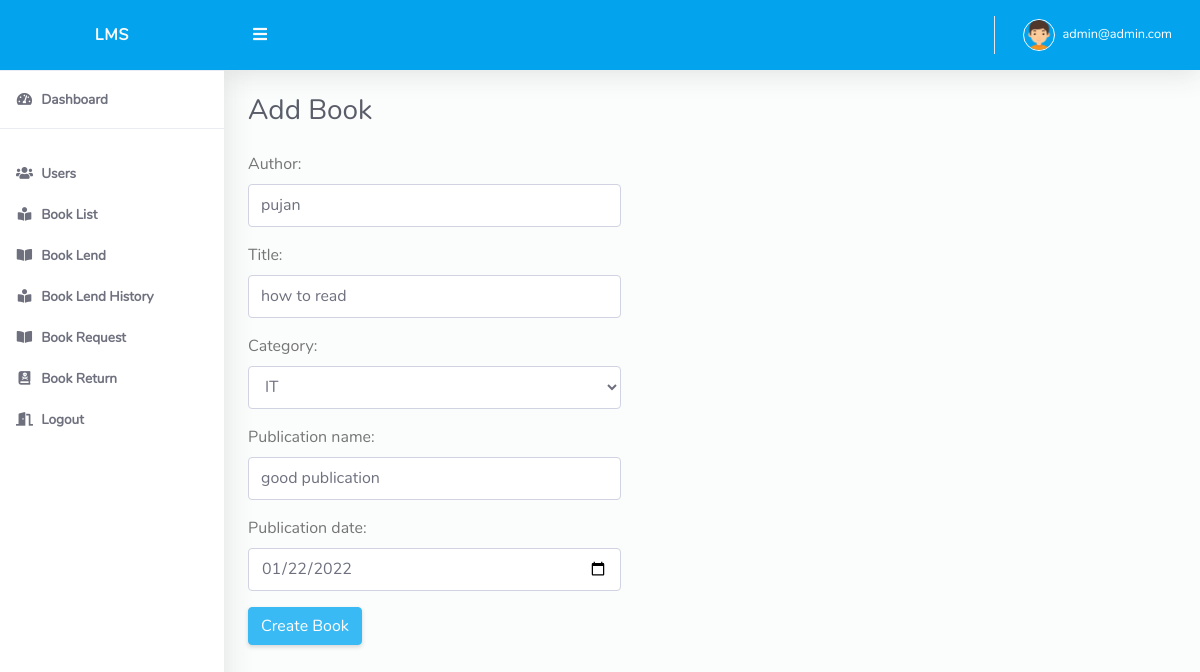
The page /admindash/book/update/1 (signed in) on the database its author committed.
### accounts/models.py (models this page shows, shortened)
class MyUser(AbstractBaseUser):
    email = models.EmailField(
        verbose_name='email address',
        max_length=255,
        unique=True,
    )
    is_active = models.BooleanField(default=True)
    is_admin = models.BooleanField(default=False)
    is_staff_member = models.BooleanField(default=False)
    last_login = models.DateTimeField(blank=True, null=True, verbose_name="last login")
    is_email_verified = models.BooleanField(default=False)
    is_user_verified = models.BooleanField(default=False)
    objects = MyUserManager()
    USERNAME_FIELD = 'email'
    REQUIRED_FIELDS = []
    class Meta:
        verbose_name = 'User'
        verbose_name_plural = 'Users'
    def __str__(self):
        return self.email

### books/models.py (models this page shows, shortened)
class Book(models.Model):
    author = models.CharField(max_length=100)
    title = models.CharField(max_length=500)
    category = models.ForeignKey(BookCategory, on_delete=models.PROTECT)
    publication_name = models.CharField(max_length=300, blank=True, null=True)
    publication_date = models.DateField()

### admin_dash/views.py (the view, shortened to what this page needs)
# urls.py: path('book/update/<str:pk>', views.BookUpdate.as_view(), name='book_update'),
@method_decorator(is_admin(), name='dispatch')
class BookUpdate(UpdateView):
    form_class = BookForm
    model = Book
    template_name = 'admin_dash/book_create_update.html'

### admin_dash/forms.py
class BookForm(forms.ModelForm):
    def __init__(self, *args, **kwargs):
        super(BookForm, self).__init__(*args, **kwargs)
        self.fields['category'].empty_label = 'Select Category'
    class Meta:
        model = Book
        fields = ['author', 'title', 'category', 'publication_name', 'publication_date']
        widgets = {
            'author': forms.TextInput(attrs={'class': 'form-control'}),
            'publication_date': forms.DateInput(attrs={'type': 'date', 'class': 'form-control'}),
            'title': forms.TextInput(attrs={'class': 'form-control'}),
            'category': forms.Select(attrs={'class': 'form-control'}),
            'publication_name': forms.TextInput(attrs={'class': 'form-control'}),
        }

### books/models.py (called while the page is built)
    def __str__(self):
        return self.name

### decorator.py (called while the page is built)
def is_admin():
    def decorator(view_function):
        def wrap(request, *args, **kwargs):
            if request.user.is_authenticated:
                if request.user.is_admin:
                    return view_function(request, *args, **kwargs)
                else:
                    raise PermissionDenied
            else:
                return redirect('accounts:login')
        return wrap
    return decorator

### admin_dash/templates/admin_dash/book_create_update.html (shortened to what this page needs)
{% extends 'base.html' %}
{% load static %}
{% block body %}
        <div class="d-sm-flex  mb-4">
            <h1 class="h3 mb-0 text-gray-800">Add Book</h1>
        </div>
        <div class="row mb-3 ">
            <div class="col-xl-5 col-md-6 mb-4">
                <form method="post">
                    {{ form.as_p }}
                    <input type="submit" value="Create Book" class="btn btn-info">
                </form>
            </div>
        </div>
{% endblock %}

### templates/base.html (shortened to what this page needs)
{% load static %}
<!DOCTYPE html>
<html lang="en">
<head>
    <link href="{% static 'dashboard/vendor/fontawesome-free/css/all.min.css' %}" rel="stylesheet" type="text/css">
    <link href="{% static 'dashboard/vendor/bootstrap/css/bootstrap.min.css' %}" rel="stylesheet" type="text/css">
    <link href="{% static 'dashboard/css/style.css' %}" rel="stylesheet">
    <link href="{% static 'dashboard/vendor/datatables/dataTables.bootstrap4.min.css' %}" rel="stylesheet">
</head>
<body id="page-top">
<div id="wrapper">
    <ul class="navbar-nav sidebar sidebar-light accordion" id="accordionSidebar">
        <a class="sidebar-brand d-flex align-items-center justify-content-center" href="/">
            <div class="sidebar-brand-text mx-3">LMS</div>
        </a>
        <hr class="sidebar-divider my-0">
        {% if request.user.is_admin %}
            <li class="nav-item active">
                <a class="nav-link" href="{% url 'admin_dash:home' %}">
                    <i class="fas fa-fw fa-tachometer-alt"></i>
                    <span>Dashboard</span></a>
            </li>
            <hr class="sidebar-divider">
            <li class="nav-item active">
                <a class="nav-link" href="{% url 'admin_dash:user_list_view' %}">
                    <i class="fas fa-fw fa-users"></i>
                    <span>Users</span></a>
            </li>
            <li class="nav-item active">
                <a class="nav-link" href="{% url 'admin_dash:book_list' %}">
                    <i class="fas fa-fw fa-book-reader"></i>
                    <span>Book List</span></a>
            </li>
            <li class="nav-item active">
                <a class="nav-link" href="{% url 'admin_dash:student' %}">
                    <i class="fas fa-fw fa-book-open"></i>
                    <span>Book Lend</span></a>
            </li>
            <li class="nav-item active">
                <a class="nav-link" href="{% url 'admin_dash:book_history' %}">
                    <i class="fas fa-fw fa-book-reader"></i>
                    <span>Book Lend History</span></a>
            </li>
            <li class="nav-item active">
                <a class="nav-link" href="{% url 'admin_dash:request_book_view' %}">
                    <i class="fas fa-fw fa-book-open"></i>
                    <span>Book Request</span></a>
            </li>
            <li class="nav-item active">
                <a class="nav-link" href="{% url 'admin_dash:return_book' %}">
                    <i class="fas fa-fw fa-book-dead"></i>
                    <span>Book Return</span></a>
            </li>
            <li class="nav-item active">
                <a class="nav-link" href="{% url 'accounts:logout' %}">
                    <i class="fas fa-fw fa-door-open"></i>
                    <span>Logout</span></a>
            </li>
        {% endif %}
    </ul>
    <div id="content-wrapper" class="d-flex flex-column">
        <div id="content">
            <nav class="navbar navbar-expand navbar-light bg-navbar topbar mb-4 static-top">
                <button id="sidebarToggleTop" class="btn btn-link rounded-circle mr-3">
                    <i class="fa fa-bars"></i>
                </button>
                <ul class="navbar-nav ml-auto">
                    <li class="nav-item dropdown no-arrow">
                        <a class="nav-link dropdown-toggle" href="#" id="userDropdown" role="button"
                           data-toggle="dropdown"
                           aria-haspopup="true" aria-expanded="false">
                            <img class="img-profile rounded-circle" src="{% static 'dashboard/img/boy.png' %}"
                                 style="max-width: 60px">
                            <span class="ml-2 d-none d-lg-inline text-white small">{{ request.user }}</span>
                        </a>
                    </li>
                </ul>
            </nav>
            <div class="container-fluid" id="container-wrapper">
                <div class="row">
                    <div class="col-lg-12">
                        {% block body %}{% endblock %}
                    </div>
                </div>
            </div>
        </div>
    </div>
</div>
</body>
</html>

### static/dashboard/css/style.css (style rules this page uses)
html { position: relative; min-height: 100%; font-family: Nunito }
body { height: 100% }
#wrapper { display: -webkit-box; display: -ms-flexbox; display: flex }
#wrapper #content-wrapper { background-color: #fafdfb; width: 100%; overflow-x: hidden }
#wrapper #content-wrapper #content { -webkit-box-flex: 1; -ms-flex: 1 0 auto; flex: 1 0 auto }
.container, .container-fluid, .container-login { padding-left: 1.5rem; padding-right: 1.5rem }
.text-gray-800 { color: #5a5c69 !important }
.dropdown.no-arrow .dropdown-toggle::after { display: none }
.sidebar .nav-item.dropdown .dropdown-toggle::after, .topbar .nav-item.dropdown .dropdown-toggle::after { width: 1rem; text-align: center; float: right; vertical-align: 0; border: 0; font-weight: 900; content: '\f105'; font-family: 'Font Awesome 5 Free' }
.sidebar .nav-item .nav-link, .topbar .nav-item .nav-link { position: relative }
.sidebar .nav-item .nav-link .img-profile, .topbar .nav-item .nav-link .img-profile { height: 2rem; width: 2rem; border: 1px solid #fafafa }
.topbar { height: 4.375rem; z-index: 2; -webkit-box-shadow: 0 .15rem 1.75rem 0 rgba(58, 59, 69, .15) !important; box-shadow: 0 .15rem 1.75rem 0 rgba(58, 59, 69, .15) !important }
.topbar #sidebarToggleTop { height: 2.5rem; width: 2.5rem; -webkit-box-shadow: 0 0 !important; box-shadow: 0 0 !important }
.topbar .nav-item .nav-link { height: 4.375rem; display: -webkit-box; display: -ms-flexbox; display: flex; -webkit-box-align: center; -ms-flex-align: center; align-items: center; padding: 0 .75rem }
.topbar .dropdown { position: static }
@media (min-width: 576px) { .topbar .dropdown { position: relative } }
.topbar.navbar-light .navbar-nav .nav-item .nav-link { color: #fafafa; transition: all .3s ease-in-out; -webkit-transition: all .3s ease-in-out }
.bg-navbar { background-color: #03a4ed }
.sidebar { min-height: 100vh; width: 14rem !important; background-color: #fff !important; -webkit-box-shadow: 0 .15rem 1.75rem 0 rgba(58, 59, 69, .15) !important; box-shadow: 0 .15rem 1.75rem 0 rgba(58, 59, 69, .15) !important; z-index: 0 }
.sidebar .nav-item { position: relative; margin-bottom: -15px }
.sidebar .nav-item:last-child { margin-bottom: 1rem }
.sidebar .nav-item .nav-link { display: block; width: 100%; text-align: left; padding: 1rem; width: 14rem }
.sidebar .nav-item .nav-link i { font-size: .85rem; margin-right: .25rem }
.sidebar .nav-item .nav-link span { font-size: .85rem; display: inline }
.sidebar .nav-item.active .nav-link { font-weight: 800 }
.sidebar .sidebar-brand { height: 4.375rem; text-decoration: none; font-size: 1rem; font-weight: 800; padding: 1.5rem 1rem; text-align: center; letter-spacing: .05rem; z-index: 1 }
.sidebar hr.sidebar-divider { margin: 1rem 0 1rem 0 }
.sidebar .sidebar-brand .sidebar-brand-text { display: inline }
.sidebar-light .sidebar-brand { color: #fafafa; background-color: #03a4ed }
.sidebar-light hr.sidebar-divider { border-top: 1px solid #eaecf4 }
.sidebar-light .nav-item .nav-link { color: #858796 }
.sidebar-light .nav-item .nav-link i { color: #9e9e9e }
.sidebar-light .nav-item.active .nav-link { color: #6e707e }
.sidebar-light .nav-item.active .nav-link i { color: #6e707e }

### rows shown on the page
MyUser: user "admin@admin.com"
Book: author "pujan", title "how to read", category "IT", publication_name "good publication", publication_date "01/22/2022"
